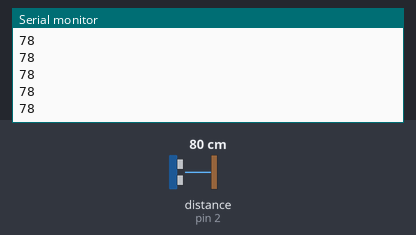
Bench run of a sketch on a simulated Arduino Uno, built with avr-gcc and run on an emulated ATmega328P. Parts: the last lines printed to the serial monitor. Wiring (inferred from the names in the program): ultrasonic range finder: trigger pin 3; echo pin 2. Inputs (shaded band) come from the test bench; at power-on: distance to the obstacle (sensor on pin 2) 80 cm. The echo pulse lasts 58.3 µs per cm.

Above: at 1.2 s.
1.3 s: distance to the obstacle (sensor on pin 2) set to 2 cm
At 1.59 s:
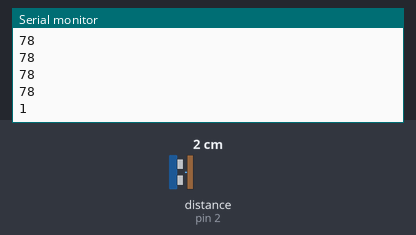
2.8 s: distance to the obstacle (sensor on pin 2) set to 4 cm
At 2.8 s:
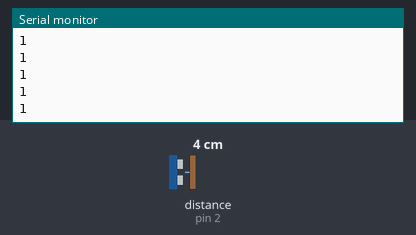
Timing chart, 0 to 5.8 s (numbered marks = the images above; inputs shaded):
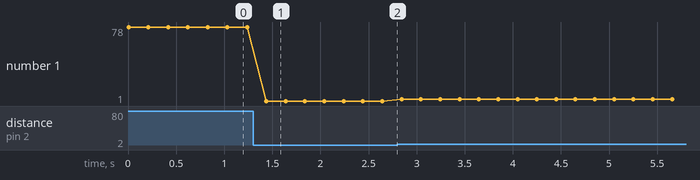

The sketch:

Ultrasonic_Serial_Read.ino
```cpp
//define all the pins
const int trig = 3;
const int echo = 2;
float v=340;// speed of sound in air

void setup() {
  // put your setup code here, to run once:
  Serial.begin(115200);//opens serial port at speed of 115200bps
  pinMode(trig, OUTPUT);
  pinMode(echo,INPUT);
}
float distance() { //Creates function distance
  //Create a pulse here with a period of 8 microseconds
  digitalWrite(trig, LOW);
  delayMicroseconds(3);
  digitalWrite(trig, HIGH);
  delayMicroseconds(5);
  digitalWrite(trig, LOW);
//Timing the pulse here
  float tus = pulseIn(echo, HIGH);
  float t=tus/2000000;//Convert microseconds to seconds
  float dm = (v * t) ; //m
  float dcm = dm * 100;//cm
  return dcm;
}
void loop() {
  // put your main code here, to run repeatedly:
  int d = distance();
  Serial.println(d,DEC);//outputs distance to the oomputer

  delay(200);
}
```

Measured:
- after the input at 1.3 s, the serial monitor: prints a new line after 0.14 s (image 1)
- plotted number 1: 78 → 1 after the input at 1.3 s, 1 → 3 after the input at 2.8 s
